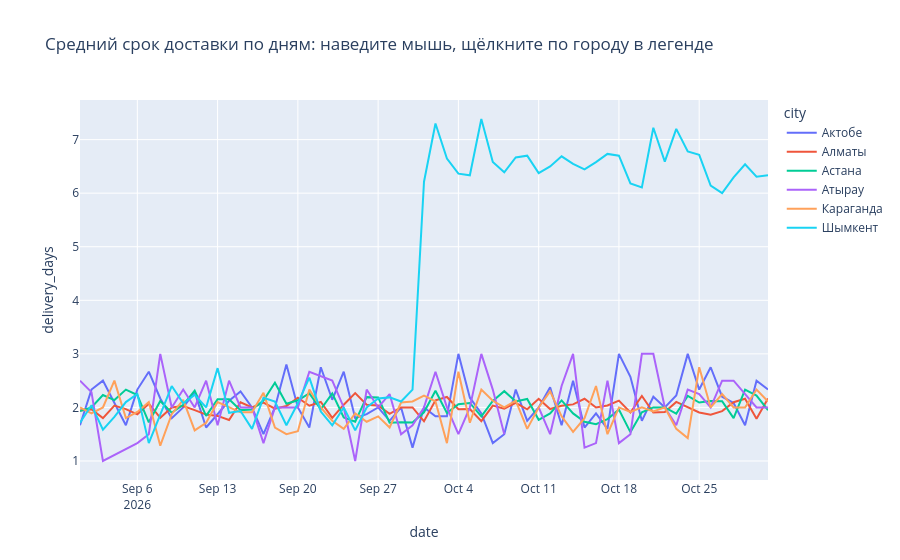

The code cell stored with this chart in its notebook:
### Code cell
fig = px.line(day, x="date", y="delivery_days", color="city",
              title="Средний срок доставки по дням: наведите мышь, щёлкните по городу в легенде")
fig
